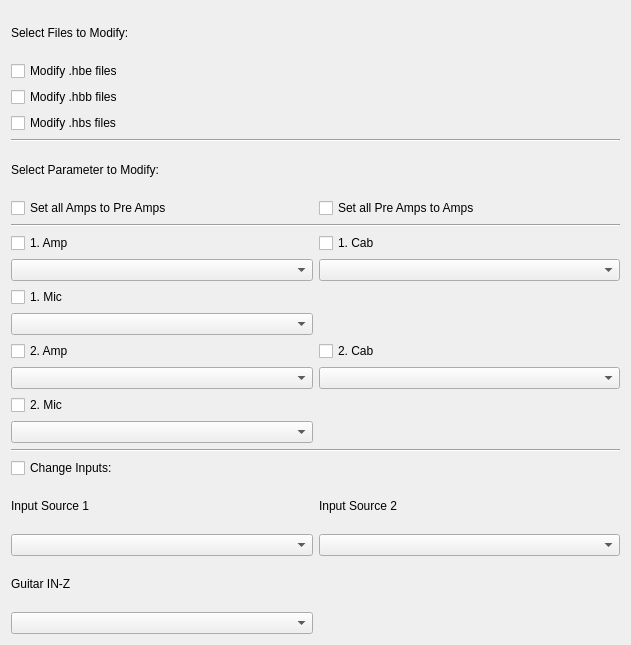
          <widget class="QWidget" name="scrollAreaWidgetContents">
           <property name="geometry">
            <rect>
             <x>0</x>
             <y>0</y>
             <width>631</width>
             <height>645</height>
            </rect>
           </property>
           <layout class="QGridLayout" name="gridLayout_10">
            <item row="18" column="0">
             <widget class="QCheckBox" name="desktopChkbxEditInputs">
              <property name="toolTip">
               <string>You'll have to set &quot;Input Setup&quot; on you POD HD to 'Presets' (instead of 'Global') to see effects.</string>
              </property>
              <property name="text">
               <string>Change Inputs:</string>
              </property>
             </widget>
            </item>
            <item row="19" column="0">
             <widget class="QLabel" name="desktopLbInputOne">
              <property name="text">
               <string>Input Source 1</string>
              </property>
             </widget>
            </item>
            <item row="19" column="1">
             <widget class="QLabel" name="desktopLbInputTwo">
              <property name="text">
               <string>Input Source 2</string>
              </property>
             </widget>
            </item>
            <item row="20" column="0">
             <widget class="QComboBox" name="desktopCbSourceOne"/>
            </item>
            <item row="20" column="1">
             <widget class="QComboBox" name="desktopCbSourceTwo"/>
            </item>
            <item row="21" column="0">
             <widget class="QLabel" name="desktopLbGuitarIn">
              <property name="text">
               <string>Guitar IN-Z</string>
              </property>
             </widget>
            </item>
            <item row="22" column="0">
             <widget class="QComboBox" name="desktopCbGuitarInput"/>
            </item>
            <item row="3" column="0">
             <widget class="QCheckBox" name="desktopChkbxModifyHbs">
              <property name="enabled">
               <bool>true</bool>
              </property>
              <property name="text">
               <string>Modify .hbs files</string>
              </property>
             </widget>
            </item>
            <item row="2" column="0">
             <widget class="QCheckBox" name="desktopChkbxModifyHbb">
              <property name="enabled">
               <bool>true</bool>
              </property>
              <property name="text">
               <string>Modify .hbb files</string>
              </property>
             </widget>
            </item>
            <item row="1" column="0">
             <widget class="QCheckBox" name="desktopChkbxModifyHbe">
              <property name="text">
               <string>Modify .hbe files</string>
              </property>
             </widget>
            </item>
            <item row="0" column="0">
             <widget class="QLabel" name="desktopLbFilesToModify">
              <property name="text">
               <string>Select Files to Modify:</string>
              </property>
             </widget>
            </item>
            <item row="4" column="0" colspan="2">
             <widget class="Line" name="desktopLine">
              <property name="sizePolicy">
               <sizepolicy hsizetype="Minimum" vsizetype="Fixed">
                <horstretch>0</horstretch>
                <verstretch>0</verstretch>
               </sizepolicy>
              </property>
              <property name="orientation">
               <enum>Qt::Horizontal</enum>
              </property>
             </widget>
            </item>
            <item row="9" column="0">
             <widget class="QCheckBox" name="desktopChkbxEditFirstAmp">
              <property name="text">
               <string>1. Amp</string>
              </property>
             </widget>
            </item>
            <item row="9" column="1">
             <widget class="QCheckBox" name="desktopChkbxEditFirstCab">
              <property name="text">
               <string>1. Cab</string>
              </property>
             </widget>
            </item>
            <item row="11" column="0">
             <widget class="QCheckBox" name="desktopChkbxEditFirstMic">
              <property name="text">
               <string>1. Mic</string>
              </property>
             </widget>
            </item>
            <item row="13" column="0">
             <widget class="QCheckBox" name="desktopChkbxEditSecondAmp">
              <property name="text">
               <string>2. Amp</string>
              </property>
             </widget>
            </item>
            <item row="13" column="1">
             <widget class="QCheckBox" name="desktopChkbxEditSecondCab">
              <property name="text">
               <string>2. Cab</string>
              </property>
             </widget>
            </item>
            <item row="15" column="0">
             <widget class="QCheckBox" name="desktopChkbxEditSecondMic">
              <property name="text">
               <string>2. Mic</string>
              </property>
             </widget>
            </item>
            <item row="10" column="0">
             <widget class="QComboBox" name="desktopCbFirstAmp"/>
            </item>
            <item row="10" column="1">
             <widget class="QComboBox" name="desktopCbFirstCab"/>
            </item>
            <item row="12" column="0">
             <widget class="QComboBox" name="desktopCbFirstMic"/>
            </item>
            <item row="14" column="0">
             <widget class="QComboBox" name="desktopCbSecondAmp"/>
            </item>
            <item row="14" column="1">
             <widget class="QComboBox" name="desktopCbSecondCab"/>
            </item>
            <item row="16" column="0">
             <widget class="QComboBox" name="desktopCbSecondMic"/>
            </item>
            <item row="17" column="0" colspan="2">
             <widget class="Line" name="desktopLine_2">
              <property name="orientation">
               <enum>Qt::Horizontal</enum>
              </property>
             </widget>
            </item>
            <item row="7" column="0" colspan="2">
             <widget class="Line" name="desktopLine_3">
              <property name="orientation">
               <enum>Qt::Horizontal</enum>
              </property>
             </widget>
            </item>
            <item row="6" column="0">
             <widget class="QCheckBox" name="desktopChkbxEditAmpToPre">
              <property name="text">
               <string>Set all Amps to Pre Amps</string>
              </property>
              <property name="autoExclusive">
               <bool>true</bool>
              </property>
             </widget>
            </item>
            <item row="6" column="1">
             <widget class="QCheckBox" name="desktopChkbxEditPreToAmp">
              <property name="text">
               <string>Set all Pre Amps to Amps</string>
              </property>
              <property name="autoExclusive">
               <bool>true</bool>
              </property>
             </widget>
            </item>
            <item row="5" column="0">
             <widget class="QLabel" name="desktopLbToEdit">
              <property name="text">
               <string>Select Parameter to Modify:</string>
              </property>
             </widget>
            </item>
           </layout>
          </widget>
